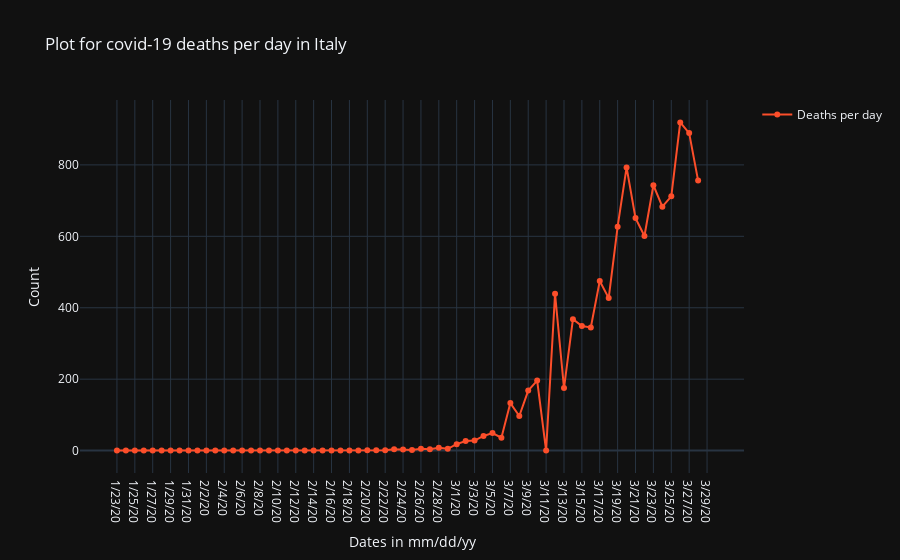

The code cell stored with this chart in its notebook:
### Code cell
dnf_fig.show()

### Figure 1 — Plotly figure (JSON) as saved in the notebook; plotly's stock layout.template omitted (floating-point values rounded to 4 significant figures)
{"data": [{"line": {"color": "#FC4E2A"}, "mode": "lines+markers", "name": "Deaths per day", "type": "scatter", "x": ["1/23/20", "1/24/20", "1/25/20", "1/26/20", "1/27/20", "1/28/20", "1/29/20", "1/30/20", "1/31/20", "2/1/20", "2/2/20", "2/3/20", "2/4/20", "2/5/20", "2/6/20", "2/7/20", "2/8/20", "2/9/20", "2/10/20", "2/11/20", "2/12/20", "2/13/20", "2/14/20", "2/15/20", "2/16/20", "2/17/20", "2/18/20", "2/19/20", "2/20/20", "2/21/20", "2/22/20", "2/23/20", "2/24/20", "2/25/20", "2/26/20", "2/27/20", "2/28/20", "2/29/20", "3/1/20", "3/2/20", "3/3/20", "3/4/20", "3/5/20", "3/6/20", "3/7/20", "3/8/20", "3/9/20", "3/10/20", "3/11/20", "3/12/20", "3/13/20", "3/14/20", "3/15/20", "3/16/20", "3/17/20", "3/18/20", "3/19/20", "3/20/20", "3/21/20", "3/22/20", "3/23/20", "3/24/20", "3/25/20", "3/26/20", "3/27/20", "3/28/20", "3/29/20"], "y": [0, 0, 0, 0, 0, 0, 0, 0, 0, 0, 0, 0, 0, 0, 0, 0, 0, 0, 0, 0, 0, 0, 0, 0, 0, 0, 0, 0, 1, 1, 1, 4, 3, 2, 5, 4, 8, 5, 18, 27, 28, 41, 49, 36, 133, 97, 168, 196, 0, 439, 175, 368, 349, 345, 475, 427, 627, 793, 651, 601, 743, 683, 712, 919, 889, 756, null]}], "layout": {"showlegend": true, "title": {"text": "Plot for covid-19 deaths per day in Italy"}, "xaxis": {"title": {"text": "Dates in mm/dd/yy"}}, "yaxis": {"title": {"text": "Count"}}}}
